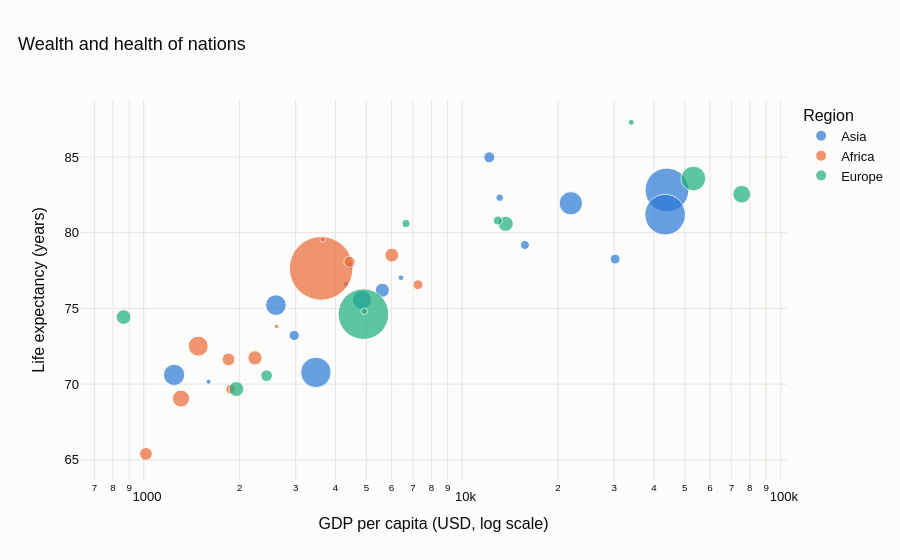

Notebook cell for this chart:
### Markdown cell above
### plotly

### Code cell
import plotly.express as px
fig = px.scatter(df, x="gdp_pc", y="life_exp", size="pop_m", color="region", hover_name="country",
                 log_x=True, size_max=45, color_discrete_sequence=PALETTE,
                 category_orders={"region": ["Asia", "Africa", "Europe"]},
                 labels={"gdp_pc": "GDP per capita (USD, log scale)", "life_exp": "Life expectancy (years)",
                         "pop_m": "Population (M)", "region": "Region"},
                 title="Wealth and health of nations")
fig.update_traces(marker=dict(opacity=0.7, line=dict(color="#fcfcfb", width=1)))
fig.show()

### Figure 1 — Plotly figure (JSON) as saved in the notebook; plotly's stock layout.template omitted (floating-point values rounded to 4 significant figures)
{"data": [{"hovertemplate": "<b>%{hovertext}</b><br><br>Region=Asia<br>GDP per capita (USD, log scale)=%{x}<br>Life expectancy (years)=%{y}<br>Population (M)=%{marker.size}<extra></extra>", "hovertext": ["C04", "C38", "C02", "C37", "C34", "C16", "C05", "C15", "C17", "C23", "C03", "C19", "C30", "C07", "C29", "C35", "C21"], "legendgroup": "Asia", "marker": {"color": "#2a78d6", "line": {"color": "#fcfcfb", "width": 1}, "opacity": 0.7, "size": [213.6, 183.3, 103.4, 60.89, 50.64, 47.57, 39.46, 22.11, 13.48, 11.64, 10.81, 8.97, 6.304, 6.219, 3.509, 3.369, 2.732], "sizemode": "area", "sizeref": 0.2226, "symbol": "circle"}, "mode": "markers", "name": "Asia", "orientation": "v", "showlegend": true, "type": "scatter", "x": [43940.0, 43370.0, 3471.0, 21930.0, 1245.0, 2600.0, 4845.0, 5611.0, 12160.0, 2967.0, 30210.0, 15730.0, 13110.0, 4452.0, 6421.0, 4313.0, 1598.0], "xaxis": "x", "y": [82.82, 81.19, 70.78, 81.94, 70.61, 75.22, 75.57, 76.2, 84.98, 73.22, 78.26, 79.19, 82.31, 77.84, 77.02, 76.59, 70.17], "yaxis": "y"}, {"hovertemplate": "<b>%{hovertext}</b><br><br>Region=Africa<br>GDP per capita (USD, log scale)=%{x}<br>Life expectancy (years)=%{y}<br>Population (M)=%{marker.size}<extra></extra>", "hovertext": ["C00", "C32", "C08", "C31", "C06", "C25", "C39", "C22", "C09", "C12", "C33", "C11"], "legendgroup": "Africa", "marker": {"color": "#eb6834", "line": {"color": "#fcfcfb", "width": 1}, "opacity": 0.7, "size": [450.8, 44.56, 32.42, 22.8, 21.43, 18.35, 17.99, 13.59, 10.67, 10.62, 3.509, 2.437], "sizemode": "area", "sizeref": 0.2226, "symbol": "circle"}, "mode": "markers", "name": "Africa", "orientation": "v", "showlegend": true, "type": "scatter", "x": [3606.0, 1483.0, 1309.0, 2235.0, 6010.0, 1846.0, 1016.0, 4425.0, 7261.0, 1873.0, 3645.0, 2614.0], "xaxis": "x", "y": [77.65, 72.51, 69.05, 71.74, 78.52, 71.63, 65.39, 78.08, 76.57, 69.67, 79.56, 73.81], "yaxis": "y"}, {"hovertemplate": "<b>%{hovertext}</b><br><br>Region=Europe<br>GDP per capita (USD, log scale)=%{x}<br>Life expectancy (years)=%{y}<br>Population (M)=%{marker.size}<extra></extra>", "hovertext": ["C27", "C20", "C01", "C28", "C13", "C24", "C10", "C18", "C36", "C26", "C14"], "legendgroup": "Europe", "marker": {"color": "#1baf7a", "line": {"color": "#fcfcfb", "width": 1}, "opacity": 0.7, "size": [284.9, 68.27, 35.14, 25.3, 24.73, 24.22, 15.04, 8.962, 7.151, 4.76, 3.951], "sizemode": "area", "sizeref": 0.2226, "symbol": "circle"}, "mode": "markers", "name": "Europe", "orientation": "v", "showlegend": true, "type": "scatter", "x": [4895.0, 53190.0, 75450.0, 13690.0, 1954.0, 864.3, 2431.0, 12930.0, 6660.0, 4925.0, 33940.0], "xaxis": "x", "y": [74.62, 83.58, 82.54, 80.59, 69.68, 74.43, 70.56, 80.8, 80.61, 74.81, 87.29], "yaxis": "y"}], "layout": {"legend": {"itemsizing": "constant", "title": {"text": "Region"}, "tracegroupgap": 0}, "title": {"text": "Wealth and health of nations"}, "xaxis": {"anchor": "y", "domain": [0.0, 1.0], "title": {"text": "GDP per capita (USD, log scale)"}, "type": "log"}, "yaxis": {"anchor": "x", "domain": [0.0, 1.0], "title": {"text": "Life expectancy (years)"}}}}
